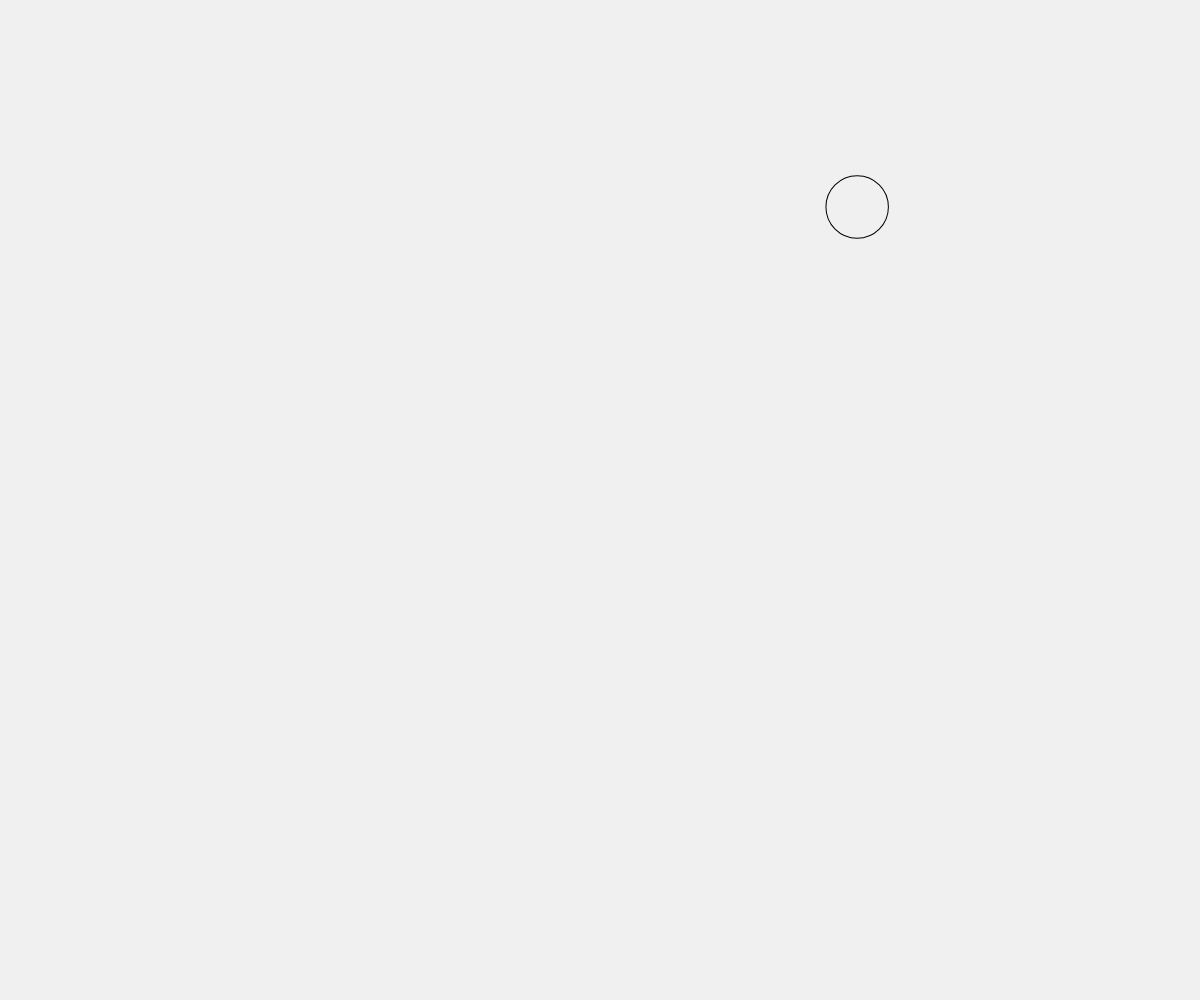
Frame 1 (no input)
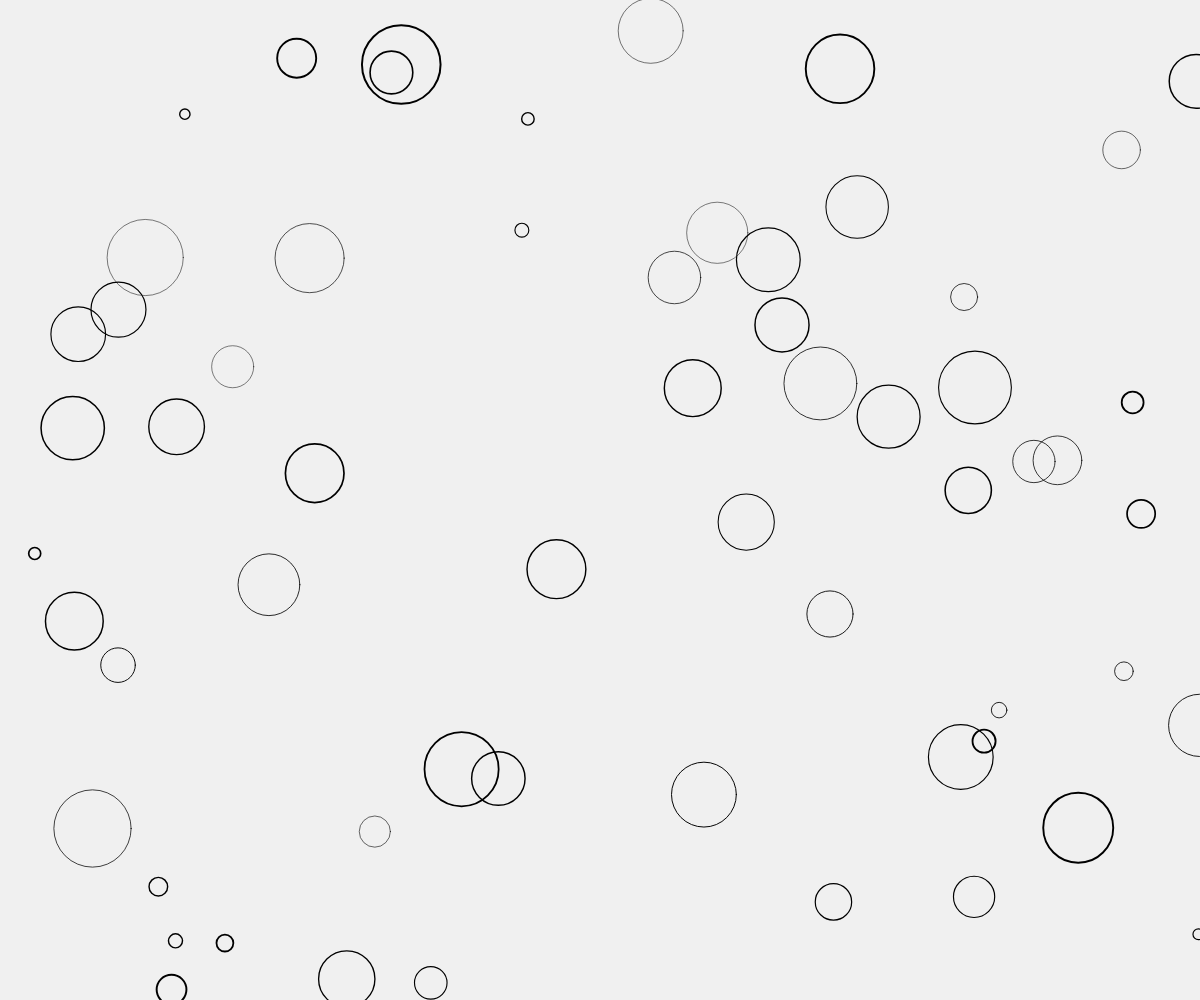
Frame 60 (no input)
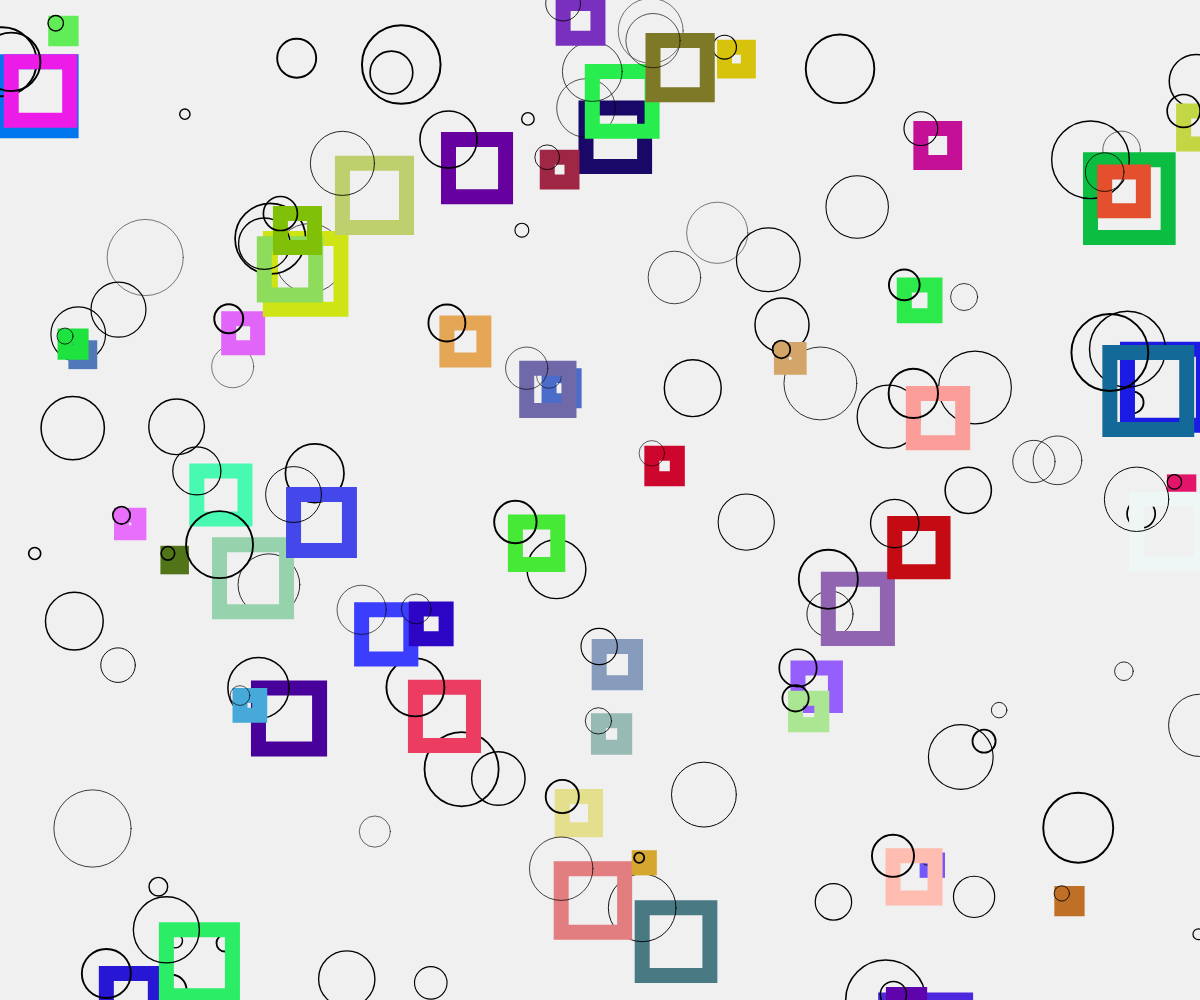
Frame 120 (the mouse pressed at the canvas centre since frame 60)

The p5.js sketch that drew these frames (run headless with seeded random() and noise() and a simulated clock; from frame 60 on, the mouse is pressed at the canvas centre):

// p5.js sketch
// ── sketch.js
// DM2008
// Activity 1b (Georg Nees)

let x;
let y;
let w;

function setup() {
  createCanvas(windowWidth, windowHeight)
  background(240);
}

function draw() {{}
  
  x = random(width);
  y = random(height);
  w = random(10, 80);
                 
if (mouseIsPressed === true) {
  stroke (random (255), random (255), random (255))
  strokeWeight(15)
 noFill()
  rect(x, y, w, w)
                }
                 
else (mouseIsPressed === false); {
  stroke (0,0,0);
  strokeWeight(random(0.5, 2));
 noFill()
  ellipse(x, y, w, w)
}
                }

                
